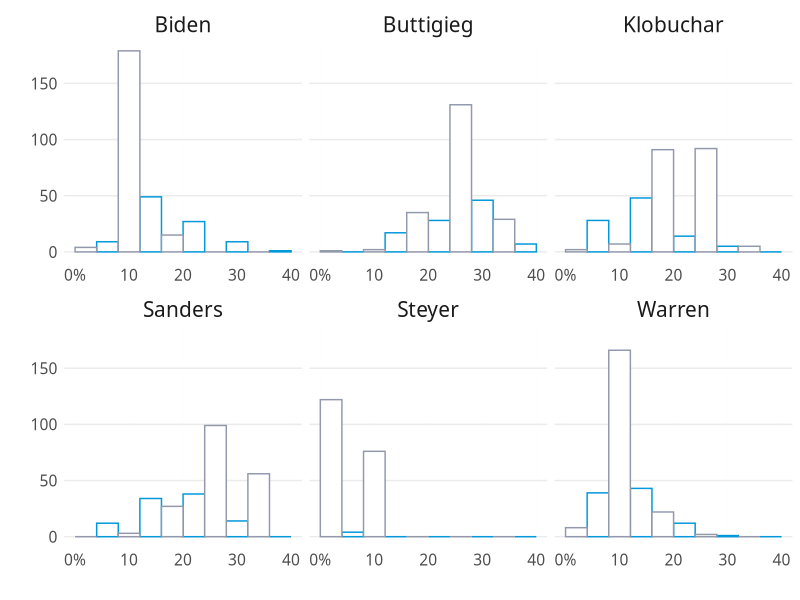
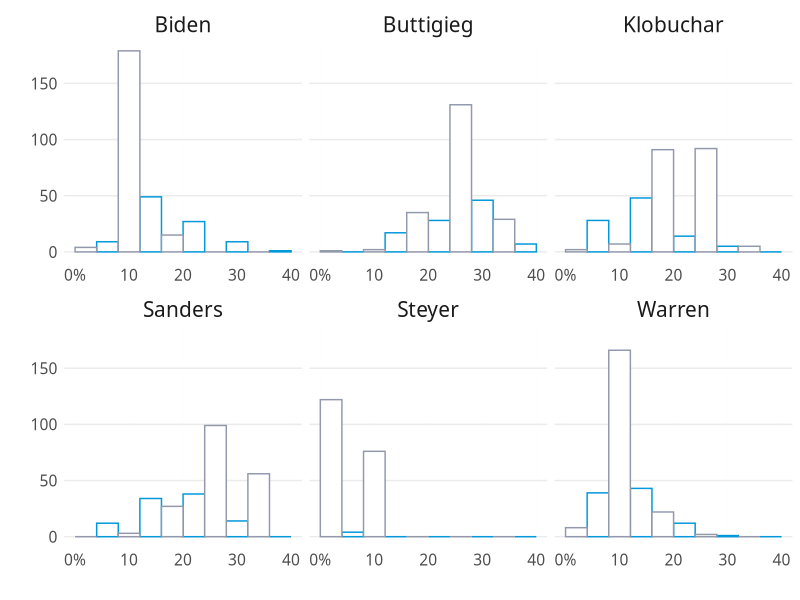

Write the R code that produced these figures, in order.
library(dplyr)
library(tidyverse)
library(scales)
library(Cairo)
library(readr)

#Set your working directory to where you will save your files
#setwd("Users/linkem/Sites/nicar2020-R-data-analysis-plotting/data/ia-nh-towns.csv")

dfa <- read_csv("data/ia-nh-towns.csv")

dfa<-gather(dfa,candidates,value,Buttigieg:Steyer)



dfa$share= (dfa$value/dfa$totalVotes)*100

View(dfa)

#histogram_data <-gather(df, key="text", value="value")

p <- dfa %>%
  ggplot( aes(x=share, color=state)) +
  geom_histogram(alpha=1, fill="white", binwidth = 8, position="dodge") +
  scale_color_manual(values=c("#0098db","#9399ad")) +
  scale_fill_manual(values=c("#f3f3f3", "#f3f3f3")) +
  theme_minimal()+
  theme(axis.ticks = element_blank())+
  theme(panel.grid.major.x=element_line(size=0.02)) +
  theme(panel.grid.minor.y=element_line(size=0)) +
  #scale_y_continuous(breaks = seq(0, 300, by = 50))+
  scale_x_continuous(limits = c(0, 40),
  breaks = seq(0, 40, by = 10),
  labels = c("0%", "10", "20","30", "40")) +
  theme(strip.text.x = element_text(family = "RetinaMedium", size=15))+
  theme(text=element_text(size=14, family="RetinaNarrowLight",face="plain", color="#231F20"))+
  theme(axis.ticks = element_blank())+
  theme(panel.border = element_blank(),
        panel.grid.minor = element_blank(), axis.line = element_line(colour = "transparent"))+
  labs(fill=" ")+
  theme(legend.position = "none")+
  labs(x=" ", y=" ") + 
  facet_wrap(~candidates, scales='free_x', nrow =2)


plot(p)

ggsave(p, filename = "histogram.pdf", device = cairo_pdf,
       width = 4, height = 5, units = "in")
